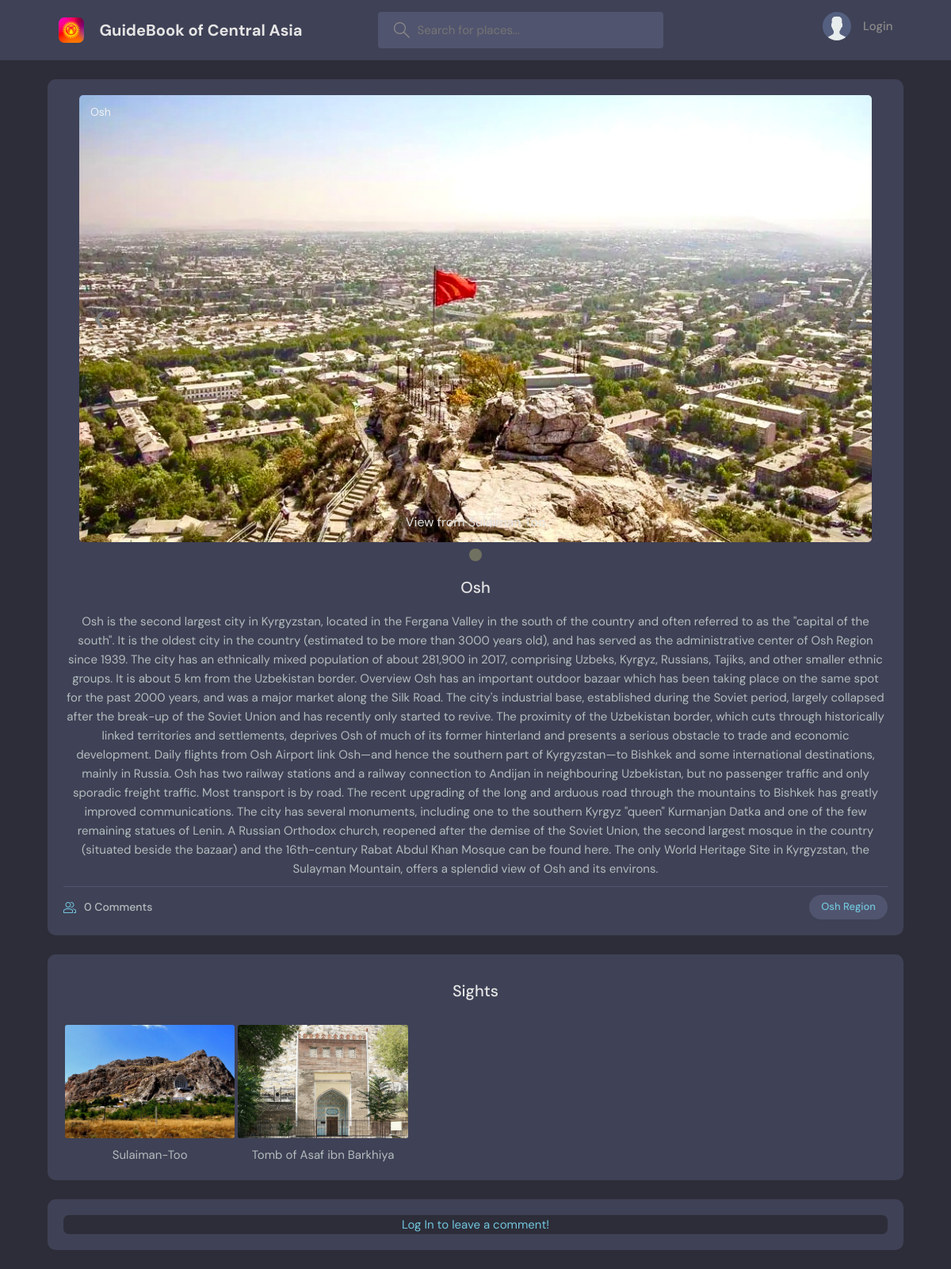
Page /room/3/ on the committed database.
### base/models.py (models this page shows, shortened)
class ImageModel(models.Model):
    message = models.CharField(max_length=200, default='image')
    info = models.TextField(null=True)
    image = models.ImageField(null=True, default='avatar.svg')

class Room(models.Model):
    host = models.ForeignKey(User, on_delete=models.SET_NULL, null=True)
    location = models.ForeignKey(Location, on_delete=models.SET_NULL, null=True)
    region = models.ForeignKey(Region, on_delete=models.SET_NULL, null=True)
    name = models.CharField(max_length=200)
    title = models.TextField(null=True, blank=True)
    description = models.TextField(null=True, blank=True)
    sights = models.ManyToManyField(Sight, related_name='sights', blank=True)
    participants = models.ManyToManyField(User, related_name='participants', blank=True)
    updated = models.DateTimeField(auto_now=True)
    created = models.DateTimeField(auto_now_add=True)
    images = models.ManyToManyField(ImageModel, related_name='photos', blank=True)
    class Meta:
        ordering = ['-updated', 'created']

class Region(models.Model):
    name = models.CharField(max_length=200)

class Sight(models.Model):
    name = models.CharField(max_length=200)
    title = models.TextField(null=True, blank=True)
    description = models.TextField(null=True, blank=True)
    location = models.ForeignKey(Location, on_delete=models.SET_NULL, null=True)
    images = models.ManyToManyField(ImageModel, related_name='imgs', blank=True)

### base/views.py (the view, shortened to what this page needs)
# urls.py: path('room/<str:pk>/', views.room, name='room'),
def room(request, pk):
    room = Room.objects.get(id=pk)
    room_messages = room.message_set.all().order_by('-created')
    participants = room.participants.all()
    context = {'room': room, 'room_messages': room_messages, 'participants': participants}
    return render(request, "base/room.html", context)

### base/templates/base/room.html (shortened to what this page needs)
{% extends 'main.html' %}
{% block content %}
<main class="profile-page layout layout--2">
  <div class="roomListRoom" style="width:90%;margin-left: auto;margin-right: auto;display: block;text-align: center;">
    <div class="slideshow-container fade">
      {% for image in room.images.all %}
      <div class="Containers">
        <a class="Back" onclick="plusSlides(-1)">&#10094;</a>
        <img src="{{image.image.url}}" alt="img" style="width:100%; border-radius: 5px">
        <div class="MessageInfo">{{image.message}}</div>
        <div class="Info">{{image.info}}</div>
        <a class="forward" onclick="plusSlides(1)">&#10095;</a>
      </div>
      {% endfor %}
    </div>
    <div style="text-align:center">
      {% for image in room.images.all %}
      <span class="dots" onclick="currentSlide({{forloop.counter}})"></span>
      {% endfor %}
    </div>
    <div class="roomListRoom__content">
      <a>{{room.name}}</a>
      <p>
        {{room.description}}
      </p>
    </div>
    <div class="roomListRoom__meta">
      <a class="roomListRoom__joined">
        {{room_messages.all.count}} Comments
      </a>
      <a class="roomListRoom__topic" href="{% url 'home' %}?q={{room.region.name}}">{{room.region.name}}</a>
    </div>
  </div>
  {% if room.sights.all.count != 0 %}
  <div class="roomListRoom" style="width:90%;margin-left: auto;margin-right: auto;display: block;text-align: center;">
    <div class="roomListRoom__content"><a>Sights</a></div>
    <div class="container1 flow" style="width:100%">
      <div class="media-scroller snaps-inline">
        {% for sight in room.sights.all %}
        <div class="media-element">
          <a href="{% url 'sight' sight.id %}"><img src="{{sight.images.first.image.url}}" alt=""
              style="border-radius: 5px; padding: 2px;"></a>
          <p class="title">{{sight.name}}</p>
        </div>
        {% endfor %}
      </div>
    </div>
  </div>
  {% endif %}
  <div class="roomListRoom" style="width:90%;margin-left: auto;margin-right: auto;display: block;text-align: center;">
    <div class="threads scroll" style="margin-top: 0vh;padding-bottom: 0vh;">
      <div>
        {% if user.is_authenticated %}
        <form action="#" method="POST">
          {% csrf_token %}
          <input name="body" placeholder="Write your comment here..."
            style="background-color: var(--color-dark-light);color: var(--color-light);border: none;outline: none;border-radius: 0.7rem;height: 4.5rem;width: 100%;padding: 1.2rem;margin-bottom: 5px;margin-top: 5px;font-size: 1.4rem;font-weight: 500;" />
        </form>
        {% else %}
        <a href="{% url 'login' %}">Log In to leave a comment!</a>
        {% endif %}
      </div>
    </div>
  </div>
</main>
{% endblock %}

### static/styles/main.css (style rules this page uses)
:root { --color-main: #71c6dd; --color-main-light: #e1f6fb; --color-dark: #3f4156; --color-dark-medium: #51546e; --color-dark-light: #696d97; --color-light: #e5e5e5; --color-gray: #8b8b8b; --color-light-gray: #b2bdbd; --color-bg: #2d2d39; --color-success: #5dd693; --color-error: #fc4b0b; }
* { font-family: "DM Sans", -apple-system, BlinkMacSystemFont, "Segoe UI", Roboto, Oxygen, Ubuntu, Cantarell, "Open Sans", "Helvetica Neue", sans-serif; margin: 0; padding: 0; box-sizing: border-box; text-rendering: optimizeLegibility; font-size: inherit; }
html { font-size: 56.25%; }
@media only screen and (min-width: 1200px) { html { font-size: 62.5%; } }
body { line-height: 1.6; font-weight: 400; font-size: 1.5rem; color: var(--color-light-gray); background-color: var(--color-bg); min-height: 100vh; }
img { width: 100%; }
a { display: inline-block; color: var(--color-main); text-decoration: none; }
.layout { margin-top: 2.4rem; }
.roomListRoom { margin-bottom: 2.4rem; background-color: var(--color-dark); border-radius: 1rem; padding: 2rem; }
.roomListRoom__content { margin: 1rem 0; }
.roomListRoom__content a { font-size: 2rem; font-weight: 500; margin-bottom: 1.5rem; color: var(--color-light); transition: all 0.3s ease-in-out; }
.roomListRoom__meta { border-top: 1px solid var(--color-dark-medium); padding-top: 1rem; display: flex; align-items: center; justify-content: space-between; }
.roomListRoom__joined { color: var(--color-light-gray); display: flex; align-items: center; gap: 1rem; font-size: 1.4rem; font-weight: 500; }
.roomListRoom__joined svg { fill: var(--color-main); width: 1.6rem; height: 1.6rem; }
.roomListRoom__topic { padding: 5px 1.5rem; background-color: var(--color-dark-medium); border-radius: 5rem; font-weight: 500; font-size: 1.3rem; }
.threads { background: var(--color-bg); border-radius: 0.7rem; overflow-y: auto; height: 100%; margin-top: 28vh; padding: 0 2rem 4rem 2rem; }
.slideshow-container { max-width: 1000px; position: relative; margin: auto; }
.Containers { display: none; }
.Back, .forward { cursor: pointer; position: absolute; top: 48%; width: auto; margin-top: -23px; padding: 17px; color: grey; font-weight: bold; font-size: 19px; transition: 0.4s ease; border-radius: 0 5px 5px 0; user-select: none; }
.forward { right: 0; border-radius: 4px 0 0 4px; }
.Info { color: #e3e3e3; font-size: 16px; padding: 10px 14px; position: absolute; bottom: 10px; width: 100%; text-align: center; }
.MessageInfo { color: #f2f2f3; font-size: 14px; padding: 10px 14px; position: absolute; top: 0; }
.dots { cursor: pointer; height: 16px; width: 16px; margin: 0 3px; background-color: #acc; border-radius: 50%; display: inline-block; transition: background-color 0.5s ease; }
.enable, .dots:hover { background-color: #717161; }
.fade { -webkit-animation-name: fade; -webkit-animation-duration: 1.4s; animation-name: fade; animation-duration: 1.4s; }
.media-scroller { --_spacer: var(--size-3); display: grid; gap: var(--_spacer); grid-auto-flow: column; grid-auto-columns: 21%; padding: 0 var(--_spacer) var(--_spacer); overflow-x: auto; overscroll-behavior-inline: contain; }
.media-element { display: grid; grid-template-rows: min-content; gap: var(--_spacer); padding: var(--_spacer); background: var(--surface-2); border-radius: var(--radius-2); box-shadow: var(--shadow-2); }
.snaps-inline { scroll-snap-type: inline mandatory; scroll-padding-inline: var(--_spacer, 1rem); }
.snaps-inline>* { scroll-snap-align: start; }
.container1 { inline-size: min(100% - 4rem, 70rem); margin-inline: auto; }
.flow { display: grid; gap: var(--size-3); }

### rows in the picture
ImageModel: image (picture), message "Osh", info "View from Sulaiman Too"
Room: name "Osh", description "Osh is the second largest city in Kyrgyzstan, located in the Fergana Valley in the south of the country and often referred to as the \"capital of the south\". It is the oldest city in the country (estimated to be more than 3000 years old), and has served as the administrative center of Osh Region since 1939. The city has an ethnically mixed population of about 281,900 in 2017, comprising Uzbeks, Kyrgyz, Russians, Tajiks, and other smaller ethnic groups. It is about 5 km from the Uzbekistan border. Overview Osh has an important outdoor bazaar which has been taking place on the same spot for the past 2000 years, and was a major market along the Silk Road. The city's industrial base, established…", region.name "Osh Region"
Sight: images.first.image (picture), name "Sulaiman-Too"
Sight: images.first.image (picture), name "Tomb of Asaf ibn Barkhiya"

### other values in the picture
{{ room_messages.all.count }} "0"
